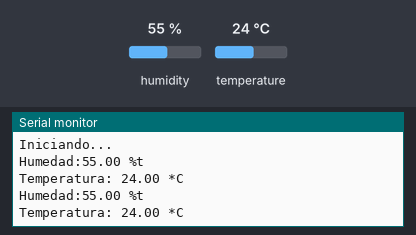
A sketch run on a simulated Arduino Uno, built with avr-gcc and run on an emulated ATmega328P. Shown: the last lines printed to the serial monitor. The inputs (shaded band) are chosen by the test bench; at power-on: humidity 55 %, temperature 24 °C.

Above: at 12.8 s.
12.9 s: humidity set to 22 %
At 18.7 s:
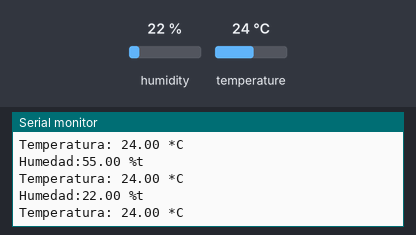
21.9 s: temperature set to 12 °C
At 24.7 s:
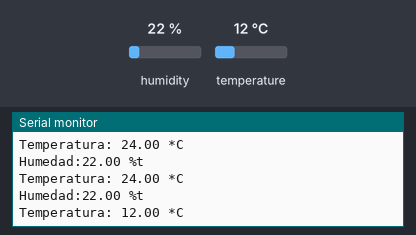
30.9 s: humidity set to 40 %
At 36.7 s:
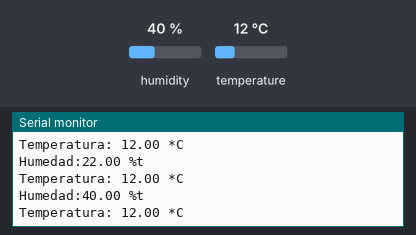
Timing chart, 0 to 38.2 s (numbered marks = the images above; inputs shaded):
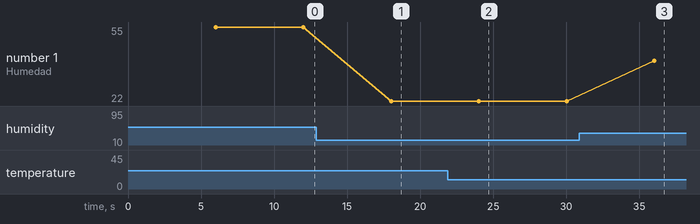

Measured:
- after the input at 12.9 s, the serial monitor: prints a new line after 5.1 s (image 1)
- after the input at 21.9 s, the serial monitor: prints a new line after 2.1 s (image 2)
- after the input at 30.9 s, the serial monitor: prints a new line after 5.1 s (image 3)
- plotted number 1: 55 → 22 after the input at 12.9 s, 22 → 40 after the input at 30.9 s

The sketch:

Dht22.ino
```cpp
#include "DHT.h"  //Incluir libreria.

#define DHTPIN 8     // Pin donde está conectado el sensor.

#define DHTTYPE DHT22   // Sensor DHT22.

DHT dht(DHTPIN, DHTTYPE);

void setup() {
  Serial.begin(9600); // Iniciar puerto serial en 9600.
  Serial.println("Iniciando...");
  dht.begin();
}
void loop() {
  delay(6000);
  float h = dht.readHumidity(); // Leer humedad.
  float t = dht.readTemperature(); // Leer temperatura en grados celcius.
  // Muestreo de datos en puerto serial 9600.
  Serial.print("Humedad:");
  Serial.print(h);
  Serial.println(" %t");
  // Serial.print("\t"); // Espacio entre letras.
  Serial.print("Temperatura: ");  // "println" Linea de codigo con salto de linea.
  Serial.print(t);
  Serial.print(" *C ");
  Serial.print('\n'); // Imprimir salto de linea.
}
```
